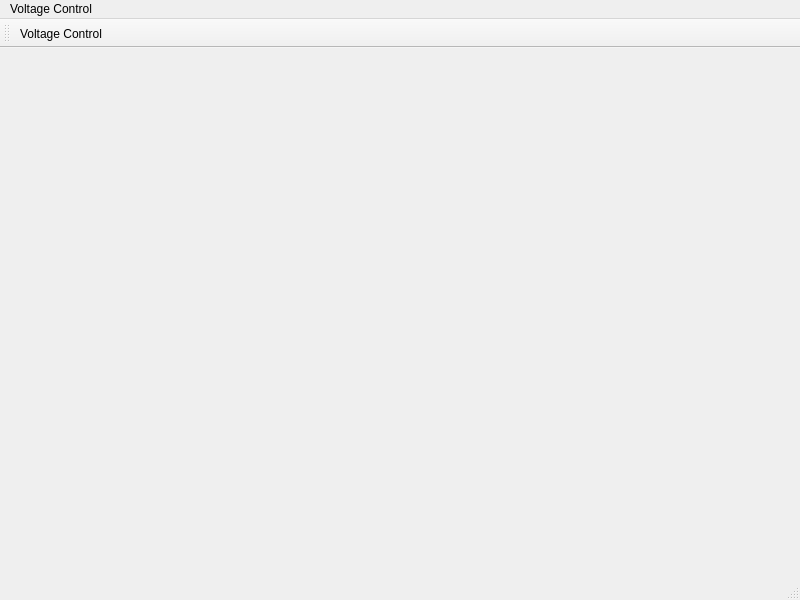
<?xml version="1.0" encoding="UTF-8"?>
<ui version="4.0">
 <class>MainWindow</class>
 <widget class="QMainWindow" name="MainWindow">
  <property name="enabled">
   <bool>true</bool>
  </property>
  <property name="geometry">
   <rect>
    <x>0</x>
    <y>0</y>
    <width>800</width>
    <height>600</height>
   </rect>
  </property>
  <property name="windowTitle">
   <string>MainWindow</string>
  </property>
  <widget class="QWidget" name="centralwidget"/>
  <widget class="QMenuBar" name="menubar">
   <property name="geometry">
    <rect>
     <x>0</x>
     <y>0</y>
     <width>800</width>
     <height>22</height>
    </rect>
   </property>
   <widget class="QMenu" name="menuVoltage_Control">
    <property name="title">
     <string>Voltage Control</string>
    </property>
    <addaction name="actionVoltage_Control"/>
   </widget>
   <addaction name="menuVoltage_Control"/>
  </widget>
  <widget class="QStatusBar" name="statusbar"/>
  <widget class="QToolBar" name="toolBar">
   <property name="windowTitle">
    <string>toolBar</string>
   </property>
   <property name="autoFillBackground">
    <bool>true</bool>
   </property>
   <attribute name="toolBarArea">
    <enum>TopToolBarArea</enum>
   </attribute>
   <attribute name="toolBarBreak">
    <bool>false</bool>
   </attribute>
   <addaction name="actionVoltage_Control"/>
  </widget>
  <action name="actionVoltage_Control">
   <property name="checkable">
    <bool>true</bool>
   </property>
   <property name="text">
    <string>Voltage Control</string>
   </property>
   <property name="toolTip">
    <string>&lt;html&gt;&lt;head/&gt;&lt;body&gt;&lt;p&gt;Voltage controls for the MPOD crate&lt;/p&gt;&lt;/body&gt;&lt;/html&gt;</string>
   </property>
   <property name="shortcut">
    <string>Shift+V</string>
   </property>
  </action>
 </widget>
 <resources/>
 <connections/>
</ui>
